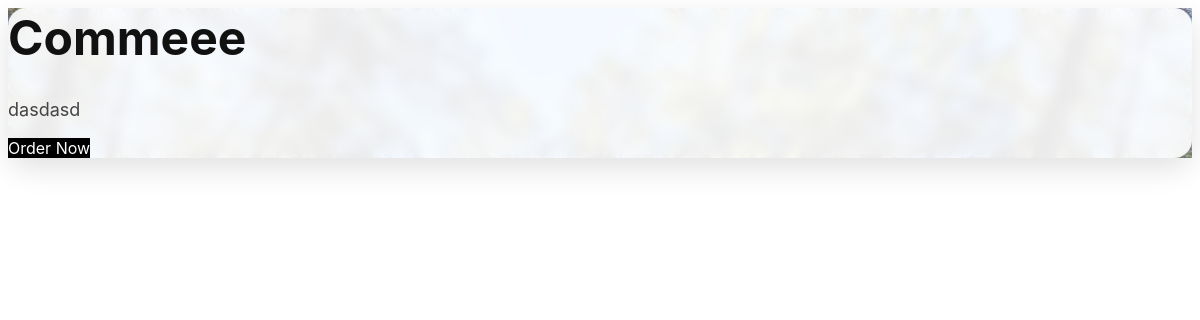
/banner.php, run on the app's committed database.
### tables this page shows
CREATE TABLE `banner` (
  `id` int(11) NOT NULL,
  `title` varchar(255) NOT NULL,
  `subtitle` text DEFAULT NULL,
  `background_image` varchar(255) DEFAULT NULL,
  `button_text` varchar(100) DEFAULT NULL,
  `button_link` varchar(255) DEFAULT NULL,
  `created_at` timestamp NOT NULL DEFAULT current_timestamp(),
  `updated_at` timestamp NOT NULL DEFAULT current_timestamp() ON UPDATE current_timestamp()
);

### banner.php (the view, shortened to what this page needs)
<?php
include 'conn.php';
$banner = $conn->query("SELECT * FROM banner LIMIT 1")->fetch_assoc();
?>
<header class="hero-iphone bg-cover bg-center h-screen fade-in"
        style="background-image: url('./image/<?php echo htmlspecialchars($banner['background_image'] ?? 'logo.png'); ?>');">
    <div class="hero-overlay h-full flex items-center justify-center">
        <div class="hero-card text-center p-8 max-w-3xl mx-4">
            <h1 class="hero-title mb-4">
                <?php echo htmlspecialchars($banner['title'] ?? 'iPhone Shop'); ?>
            </h1>
            <p class="hero-subtitle mt-2 mb-6">
                <?php echo htmlspecialchars($banner['subtitle'] ?? 'Discover the latest iPhones and accessories'); ?>
            </p>
            <a href="<?php echo htmlspecialchars($banner['button_link'] ?? 'choose.php'); ?>"
               class="hero-cta mt-6 inline-flex items-center px-6 py-3 rounded-full shadow-sm">
                 <?php echo htmlspecialchars($banner['button_text'] ?? 'Shop Now'); ?>
            </a>
        </div>
    </div>
</header>

### banner.php (style rules this page uses)
.hero-iphone, .hero-iphone * { font-family: -apple-system, BlinkMacSystemFont, 'Segoe UI', Roboto, 'Helvetica Neue', Arial, sans-serif; }
.hero-overlay { background: rgba(255,255,255,0.12); backdrop-filter: blur(6px); -webkit-backdrop-filter: blur(6px); }
.hero-card { background: rgba(255,255,255,0.9); border-radius: 18px; box-shadow: 0 10px 30px rgba(0,0,0,0.12); color: #111; }
.hero-title { font-size: 3rem; font-weight: 700; color: #111; }
.hero-subtitle { font-size: 1.125rem; color: #444; }
.hero-cta { background: #000; color: #fff; text-decoration: none; }

### data on the page
banner: background_image (picture), title "Commeee", subtitle "dasdasd", button_text "Order Now"
